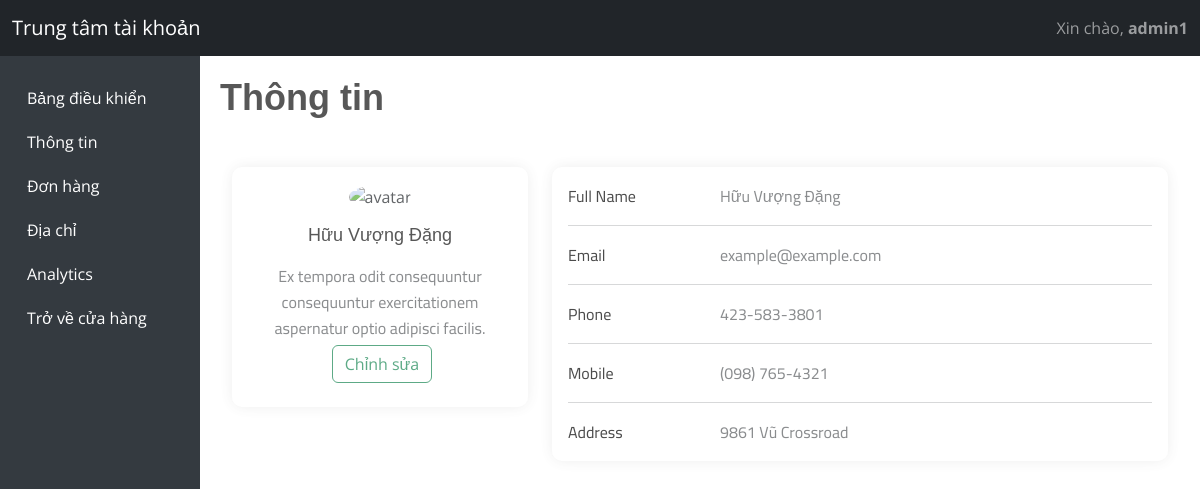
Page /dashboard/profile/ (signed in) on the earlier database version.
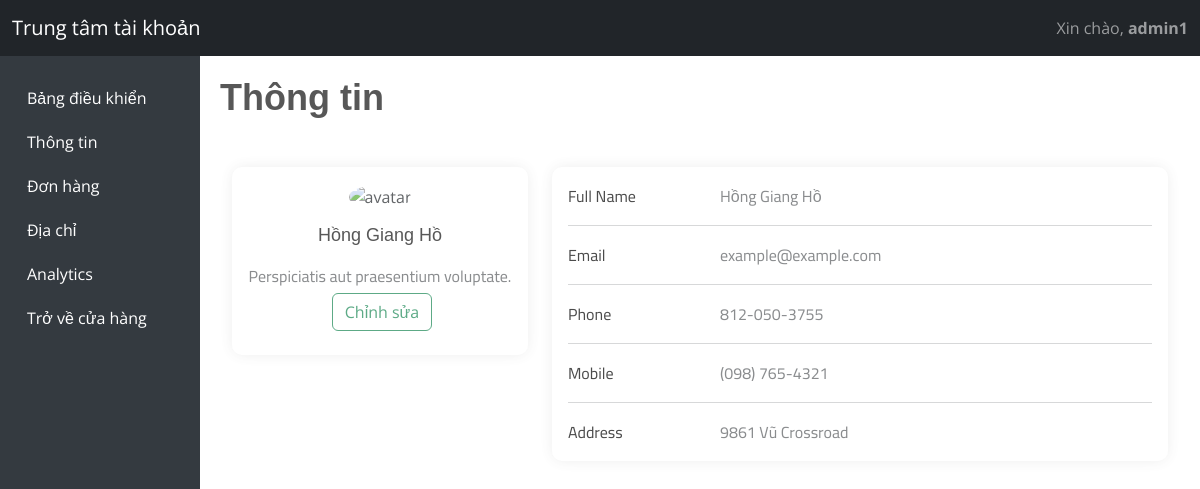
Same page on the later database version.
### userauths/models.py (models this page shows, shortened)
class Profile(models.Model):
    user = models.OneToOneField(User, on_delete=models.CASCADE)
    image = cloudinary.models.CloudinaryField('images', folder="fresh_mart")
    full_name = models.CharField(max_length=200, null=True, blank=True)
    bio = models.CharField(max_length=200, null=True, blank=True)
    phone = models.CharField(max_length=200, null=True, blank=True)
    address = models.CharField(max_length=200, null=True, blank=True)
    country = models.CharField(max_length=200, null=True, blank=True)
    verified = models.BooleanField(default=False, null=True, blank=True)

### dashboard/views.py (the view)
# urls.py: path("profile/", profile_user, name="profile"),
def profile_user(request):
  user_profile = Profile.objects.get(user=request.user)
  context = {
    "user_profile": user_profile,
    'active_section': 'profile'
  }
  return render(request,'dashboard/profile.html',context)

### core/context_processor.py (called while the page is built)
def default(request):
  categories  = Category.objects.all()
  vendors = Vendor.objects.all()
  username = request.user
  min_max_price = Product.objects.aggregate(Min("price"),Max("price"))
  if request.user.is_authenticated:
    try:
        wishlist = WishList.objects.filter(user=request.user)
    except:
        messages.warning(request, "Bạn cần đăng nhập trước.")
        wishlist = 0
  else:
      wishlist = 0
  return {
    "categories":categories,
    "vendors":vendors,
    'wishlist':wishlist,
    "min_max_price":min_max_price,
    "username":username
  }

### userauths/models.py (called while the page is built)
    def __str__(self):
      return self.username

### templates/dashboard/profile.html (shortened to what this page needs)
{% extends 'partials/user.html' %}
{% load static %}
{% block profile %}
  <h2 class="fw-semibold">Thông tin</h2>
  <section>
    <div class="container py-5">
      <div class="row">
        <div class="col-lg-4">
          <div class="card mb-4">
            <div class="card-body text-center">
              {% if user_profile.image %}
                <img src="{{ user_profile.image.url }}" alt="avatar" class="rounded-circle img-fluid" style="width: 150px;" />
              {% else %}
                <img src="{% static 'assets/img/Default_pfp.svg.png' %}" alt="avatar" class="rounded-circle img-fluid" style="width: 150px;" />
              {% endif %}
              <h5 class="my-3">{{ user_profile.full_name }}</h5>
              <p class="text-muted mb-1">{{ user_profile.bio }}</p>
              <div class="d-flex justify-content-center mb-2">
                <a href="{% url 'userauths:profile-update' %}" type="button" data-mdb-button-init data-mdb-ripple-init class="btn btn-outline-success ms-1">Chỉnh sửa</a>
              </div>
            </div>
          </div>
        </div>
        <div class="col-lg-8">
          <div class="card mb-4">
            <div class="card-body">
              <div class="row">
                <div class="col-sm-3">
                  <p class="mb-0 text-black">Full Name</p>
                </div>
                <div class="col-sm-9">
                  <p class="text-muted mb-0">{{ user_profile.full_name }}</p>
                </div>
              </div>
              <hr />
              <div class="row">
                <div class="col-sm-3">
                  <p class="mb-0 text-black">Email</p>
                </div>
                <div class="col-sm-9">
                  <p class="text-muted mb-0">example@example.com</p>
                </div>
              </div>
              <hr />
              <div class="row">
                <div class="col-sm-3">
                  <p class="mb-0 text-black">Phone</p>
                </div>
                <div class="col-sm-9">
                  <p class="text-muted mb-0">{{ user_profile.phone }}</p>
                </div>
              </div>
              <hr />
              <div class="row">
                <div class="col-sm-3">
                  <p class="mb-0 text-black">Mobile</p>
                </div>
                <div class="col-sm-9">
                  <p class="text-muted mb-0">(098) 765-4321</p>
                </div>
              </div>
              <hr />
              <div class="row">
                <div class="col-sm-3">
                  <p class="mb-0 text-black">Address</p>
                </div>
                <div class="col-sm-9">
                  <p class="text-muted mb-0">{{ user_profile.address }}</p>
                </div>
              </div>
            </div>
          </div>
        </div>
      </div>
    </div>
  </section>
{% endblock %}

Differences in the rows shown:
changed Profile "9861 Vũ Crossroad": full_name "Hữu Vượng Đặng" → "Hồng Giang Hồ"; bio "Ex tempora odit consequuntur consequuntur exercitationem aspernatur optio adipisci facilis." → "Perspiciatis aut praesentium voluptate."; phone "423-583-3801" → "812-050-3755"
